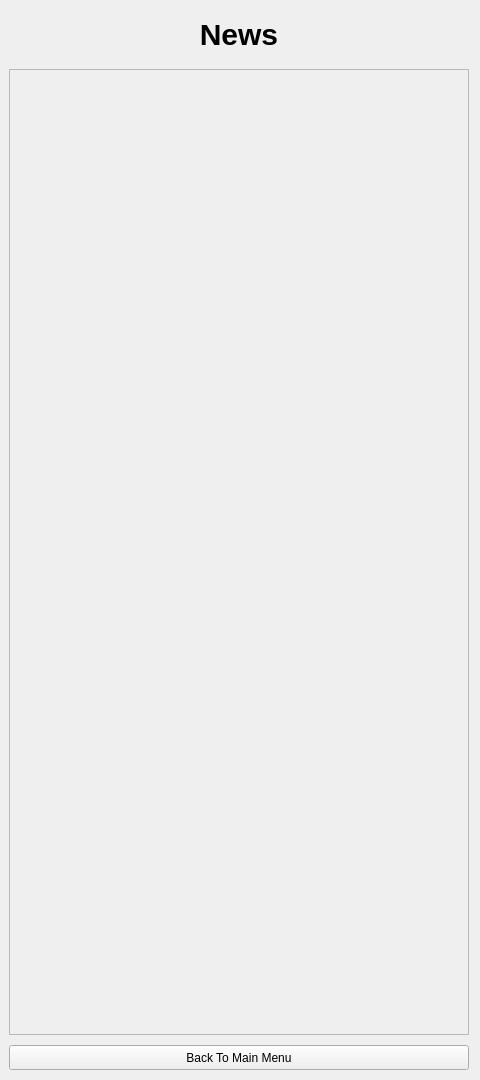
<?xml version="1.0" encoding="UTF-8"?>
<ui version="4.0">
 <class>NewsPage</class>
 <widget class="QWidget" name="NewsPage">
  <property name="geometry">
   <rect>
    <x>0</x>
    <y>0</y>
    <width>480</width>
    <height>1080</height>
   </rect>
  </property>
  <property name="windowTitle">
   <string>Form</string>
  </property>
  <widget class="QWidget" name="verticalLayoutWidget">
   <property name="geometry">
    <rect>
     <x>-1</x>
     <y>-1</y>
     <width>481</width>
     <height>1081</height>
    </rect>
   </property>
   <layout class="QVBoxLayout" name="verticalLayout">
    <property name="spacing">
     <number>10</number>
    </property>
    <property name="leftMargin">
     <number>10</number>
    </property>
    <property name="topMargin">
     <number>10</number>
    </property>
    <property name="rightMargin">
     <number>10</number>
    </property>
    <property name="bottomMargin">
     <number>10</number>
    </property>
    <item>
     <widget class="QLabel" name="NewsLabel">
      <property name="minimumSize">
       <size>
        <width>460</width>
        <height>50</height>
       </size>
      </property>
      <property name="maximumSize">
       <size>
        <width>460</width>
        <height>50</height>
       </size>
      </property>
      <property name="styleSheet">
       <string notr="true">font-size: 30px;
font-weight: bold;</string>
      </property>
      <property name="text">
       <string>News</string>
      </property>
      <property name="textFormat">
       <enum>Qt::TextFormat::PlainText</enum>
      </property>
      <property name="scaledContents">
       <bool>false</bool>
      </property>
      <property name="alignment">
       <set>Qt::AlignmentFlag::AlignCenter</set>
      </property>
     </widget>
    </item>
    <item>
     <widget class="QScrollArea" name="scrollArea">
      <property name="minimumSize">
       <size>
        <width>460</width>
        <height>0</height>
       </size>
      </property>
      <property name="maximumSize">
       <size>
        <width>460</width>
        <height>16777215</height>
       </size>
      </property>
      <property name="widgetResizable">
       <bool>true</bool>
      </property>
      <widget class="QWidget" name="scrollAreaWidgetContents">
       <property name="geometry">
        <rect>
         <x>0</x>
         <y>0</y>
         <width>458</width>
         <height>964</height>
        </rect>
       </property>
      </widget>
     </widget>
    </item>
    <item>
     <widget class="QPushButton" name="BackToMenuButton">
      <property name="minimumSize">
       <size>
        <width>460</width>
        <height>25</height>
       </size>
      </property>
      <property name="maximumSize">
       <size>
        <width>460</width>
        <height>25</height>
       </size>
      </property>
      <property name="styleSheet">
       <string notr="true">background-color: palette(Button);
color: palette(ButtonText);</string>
      </property>
      <property name="text">
       <string>Back To Main Menu</string>
      </property>
     </widget>
    </item>
   </layout>
  </widget>
 </widget>
 <resources/>
 <connections/>
</ui>
